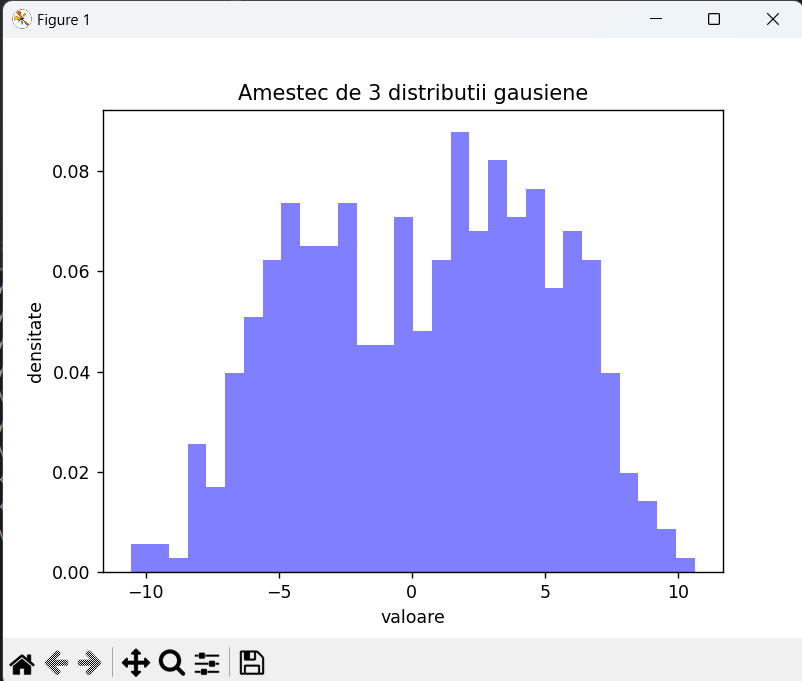

The Python source for this figure:
import numpy as np
import matplotlib.pyplot as plt

means = [5, 0, -5]
std_devs = [2, 2, 2]
weights = [0.4, 0.3, 0.3]

num_samples = 500
data = np.concatenate([np.random.normal(mean, std_dev, int(weight * num_samples))
    for mean, std_dev, weight in zip(means, std_devs, weights)])

np.random.shuffle(data)

plt.hist(data, bins=30, density=True, alpha=0.5, color='b')
plt.title('Amestec de 3 distributii gausiene')
plt.xlabel('valoare')
plt.ylabel('densitate')
plt.show()
